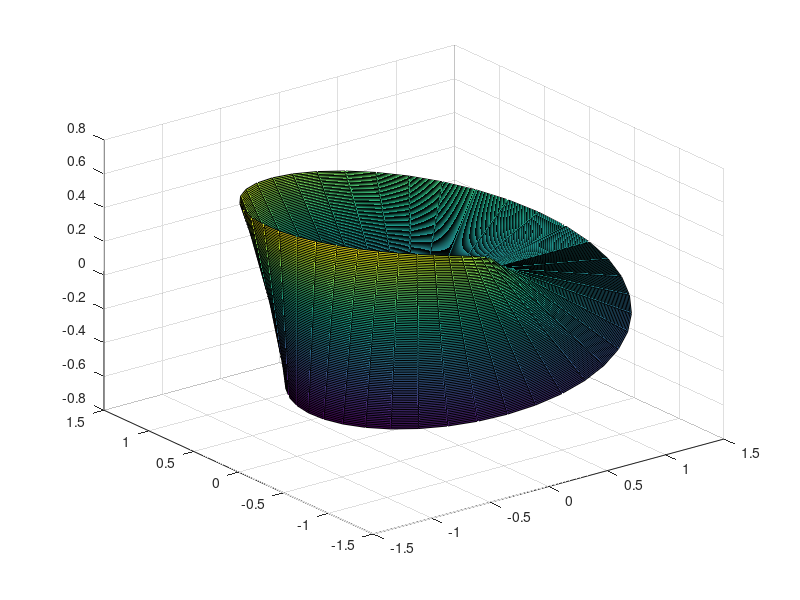

Recreate this plot in MATLAB.
%a
clear;
[x,y] = meshgrid(-5:.1:5);
a = 10;
z = a.*x.*exp(-x.^2-y.^2);
mesh(x,y,z);
%%
%b
clear
[u,v] = meshgrid(-1:0.1:1,0:0.1:2*pi);
a = -4;
c = -1;
x = a.*cosh(u).*cos(v);
y = a.*cosh(u).*sin(v);
z = c.*sinh(u);
surf(x,y,z);hold on;
surf(x,-y,z); hold off;
%%
%c
clear;
[r,v] = meshgrid(0:1:100,0:0.1:2*pi);
p = 10;
x = r.*cos(v);
y = r.*sin(v);
z = r.^2./(2*p);
surf(x,y,z);hold on;
surf(-x,y,z); hold off;
%%
%d
clear;
a = 10;
b = 1;
umin = -1;
umax = 1;
[u,v] = meshgrid(umin:0.1:umax,-pi:pi/6:pi);
x = a.*u.*cosh(v);   
y = b.*u.*sinh(v);
z = u.^2;
surf(x,y,z);
%%
%e
clear;
a = 1;
umax = 10;
vmin = -10;
vmax = 10;
[u,v] = meshgrid(0:1:10,vmin:1:vmax);
x = a*u.^2;
y = 2*a.*u;
z = v;
surf(x,y,z);
%%
%f
clear;
a = 20;
b = 20;
[u,v] = meshgrid(0:0.1:10,0:pi/10:2*pi);
x = (a+b.*cos(v)).*cos(u);
y = (a+b.*cos(v)).*sin(u);
z = b.*sin(v);
surf(x,y,z);
%%
%g
clear;
a = 1;
b = 1;
[u,v] = meshgrid(0:pi/10:2*pi,-pi/2:pi/10:pi/2);
x = a.*cos(u).*cos(v);
y = a.*sin(u).*cos(v);
z = b.*sin(v);
surf(x,y,z);
%%
%h
clear;
a = 1;
b = 1;
[z,u] = meshgrid(0:1:10,0:pi/10:2*pi);
r = a.*(z+b).^2.*log(z+b);
x = r.*sin(u);
y = r.*cos(u);
surf(x,y,z); hold on;
surf(x,y,-z); hold off;
%%
%i
clear;
b = 1;
[r,u] = meshgrid(-10:1:10,-pi:pi/10:pi);
x = r.*cos(u);
y = r.*sin(u);
z = b./r;
surf(x,y,z);
%%
%j
clear;
a = 2;
[u,v] = meshgrid(0:pi/10:2*pi,-pi/2:pi/10:pi/2);
x = a.*cos(u).*cos(v);
y = a.*cos(u).*sin(v);
z = sin(u-a);
surf(x,y,z);
%%
%k
clear;
a = 1;
m = 0.2;
f = 4;
o = pi/2;
[r,u] = meshgrid(-20:0.5:20,-pi:pi/20:pi);
x = r.*cos(u);
y = r.*sin(u);
z = a.*exp(-m.*r).*sin(o.*r+f);
surf(x,y,z);
%%
%l
clear;
a = 2;
b = 1;
r = 3;
[f,v] = meshgrid(0:pi/10:2*pi,0:0.5:5);
x = (a + r.*sin(f)).*cos(v);
y = (a+r.*sin(f)).*sin(v);
z = r.*cos(f)+b.*v;
surf(x,y,z);
%%
%m
clear;
[u,v] = meshgrid(0:pi/20:2*pi,-0.5:0.01:0.5);
x = (1 + v.*cos(0.5.*u)).*cos(u);
y = (1+v.*cos(0.5.*u)).*sin(u);
z = v.*sin(0.5.*u);
surf(x,y,z);
